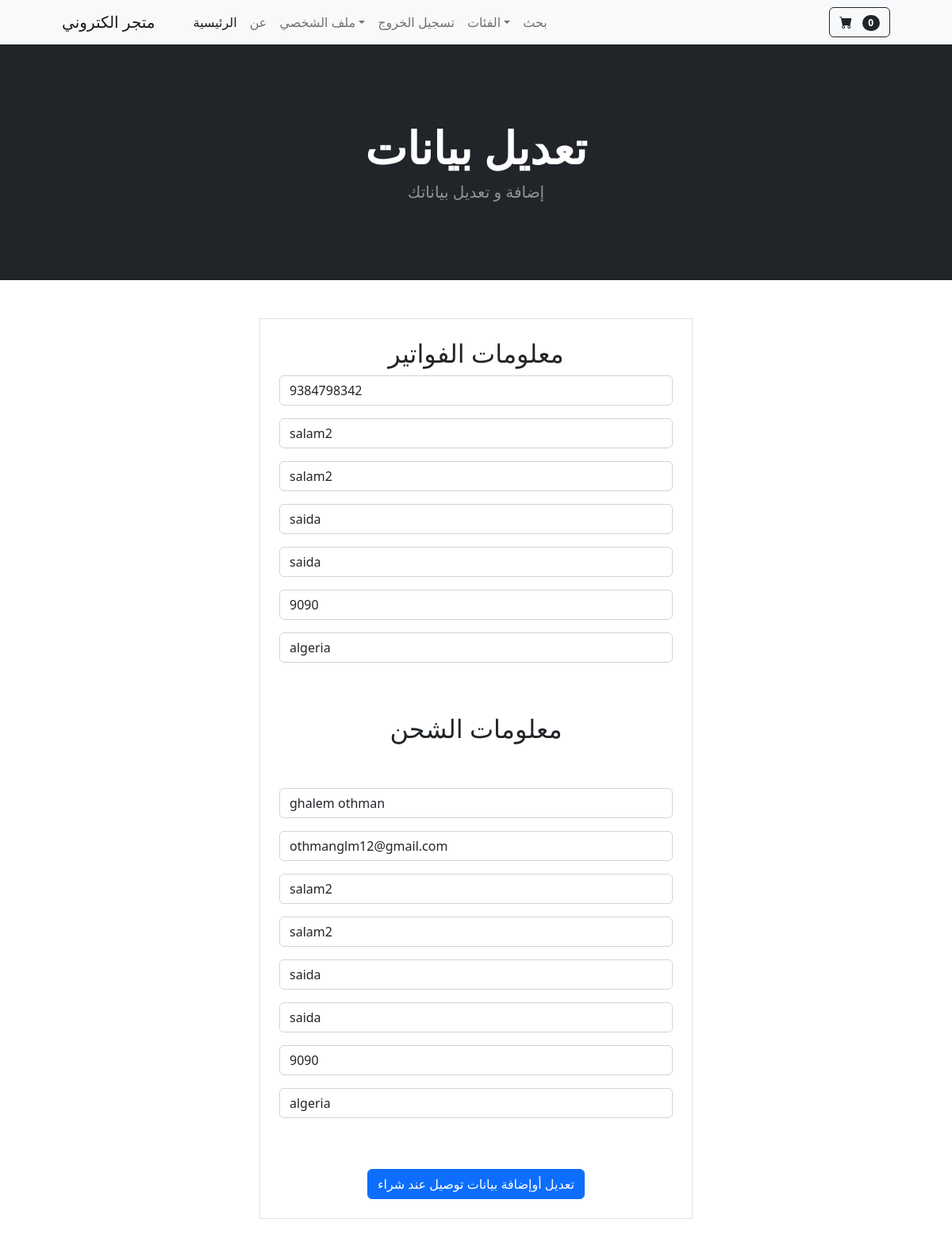
The page /update_info/ (signed in) on the database its author committed.
### store/models.py (models this page shows, shortened)
class Profile(models.Model):
    user = models.OneToOneField(User, on_delete=models.CASCADE)
    date_modified = models.DateTimeField(User, auto_now=True)
    phone = models.CharField(max_length=20, blank=True)
    address1 = models.CharField(max_length=200, blank=True)
    address2 = models.CharField(max_length=200, blank=True)
    city = models.CharField(max_length=200, blank=True)
    state = models.CharField(max_length=200, blank=True)
    zipcode = models.CharField(max_length=15, blank=True)
    country = models.CharField(max_length=40, blank=True)
    cart_old = models.CharField(max_length=100, blank=True, null=True)

### payment/models.py (models this page shows, shortened)
class ShippingAddress(models.Model):
    user = models.ForeignKey(User, on_delete=models.CASCADE,null=True ,blank=True)
    shipping_full_name = models.CharField(max_length=100)
    shipping_email = models.EmailField(max_length=50)
    shipping_address1 = models.CharField(max_length=200)
    shipping_address2 = models.CharField(max_length=200)
    shipping_city = models.CharField(max_length=100)
    shipping_state = models.CharField(max_length=100,)
    shipping_zipcode = models.CharField(max_length=6, null=True, blank=True)
    shipping_country = models.CharField(max_length=200)
    class Meta:
        verbose_name_plural = "Shipping Address"

### store/views.py (the view)
# urls.py: path('update_info/', views.update_info, name='update_info'),
def update_info(request):
    if request.user.is_authenticated:
        current_info = Profile.objects.get(user__id=request.user.id)
        shipping_user = ShippingAddress.objects.get(user__id=request.user.id )
        form = UserInfoForm(request.POST or None, instance=current_info)
        shipping_form = ShippingForm(request.POST or None, instance=shipping_user)
        if form.is_valid() or shipping_form.is_valid():
            form.save()
            shipping_form.save()
            messages.success(request, ('تمت إضافة و تعديل جميع بياناتك '))
            return redirect('home')
        return render(request, 'update_info.html',{'form':form, 'shipping_form':shipping_form})
    else:
        messages.success(request, ('هناك خطأفي أضافة أو تعديل بيانات توصيل عند الشراء يرجى إعادة المحاولة'))
        return redirect('home')

### store/forms.py
class UserInfoForm(forms.ModelForm):
	phone = forms.CharField(label="", widget=forms.TextInput(attrs={'class':'form-control','placeholder': 'phone'}),required=False)
	address1 = forms.CharField(label="",widget=forms.TextInput(attrs={'class':'form-control','placeholder':'address1'}),required=False)
	address2 = forms.CharField(label="", widget=forms.TextInput(attrs={'class':'form-control','placeholder': 'address2'}),required=False)
	city = forms.CharField(label="",widget=forms.TextInput(attrs={'class':'form-control','placeholder':'city'}),required=False)
	state = forms.CharField(label="", widget=forms.TextInput(attrs={'class':'form-control','placeholder':'state'}),required=False)
	zipcode = forms.CharField(label="",widget=forms.TextInput(attrs={'class':'form-control','placeholder':'zipcode'}),required=False)
	country = forms.CharField(label="",widget=forms.TextInput(attrs={'class':'form-control', 'placeholder':'country'}),required=False)
	class Meta:
		model = Profile
		fields = ['phone','address1','address2','city', 'state','zipcode','country']

### cart/cart.py (called while the page is built)
    def __len__(self):
        return len(self.cart)

### cart/context_processors.py (called while the page is built)
def cart(request):
    return {'cart':Cart(request)}

### store/templates/update_info.html (shortened to what this page needs)
{% extends 'base.html' %}
{% load static %}
{% block content %}
{% load crispy_forms_tags %}
<header class="bg-dark py-5">
    <div class="container px-4 px-lg-5 my-5">
        <div class="text-center text-white">
            <h1 class="display-4 fw-bolder"> تعديل بيانات  </h1>
            <p class="lead fw-normal text-white-50 mb-0">  إضافة و تعديل بياناتك  </p>
        </div>
    </div>
</header>
<br>
<br>
<div class="container">
    <div class="row">
        <div class="col-md-6 offset-md-3 ">
            <div class="border p-4 mb-4">
                <center>
                <h2>  معلومات الفواتير </h2>
                </center>
                <form method="POST" action="{% url 'update_info' %}">
                    {{ form.as_p }}
                    <br><br>
                    <center><h2>معلومات الشحن</h2></center>
                    <br><br>
                    {{shipping_form.as_p}}
                    <br><br>
                    <center>
                    <button type="submit" class="btn btn-primary">تعديل أوإضافة بيانات توصيل عند شراء  </button>
                    </center>
                </form>
            </div>
        </div>
    </div>
</div>
{% endblock %}

### rows shown on the page
Profile: phone "9384798342", address1 "salam2", address2 "salam2", city "saida", state "saida", zipcode "9090", country "algeria"
ShippingAddress: shipping_full_name "ghalem othman", shipping_email "othmanglm12@gmail.com", shipping_address1 "salam2", shipping_address2 "salam2", shipping_city "saida", shipping_state "saida", shipping_zipcode "9090", shipping_country "algeria"

### other values the page prints
{{ cart|length }} "0"
